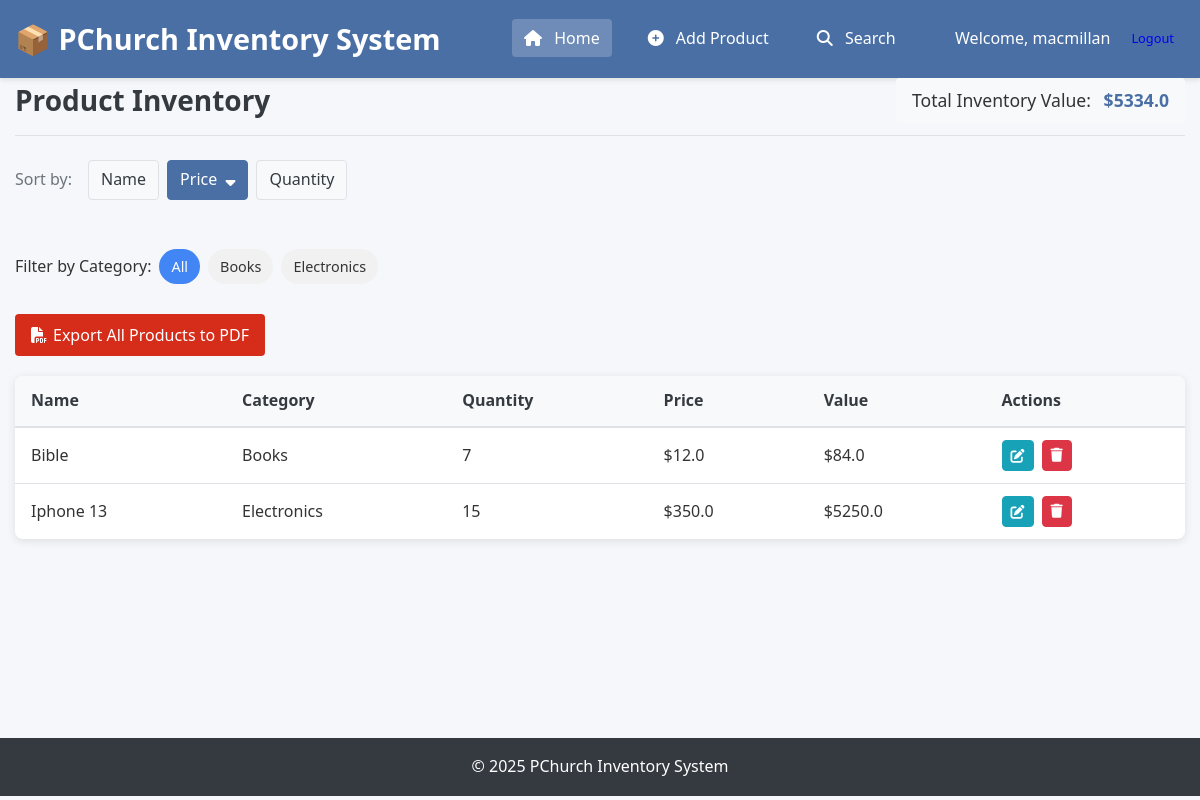
Page /?sort=price&category= (signed in) on the committed database.
### app/models.py (models this page shows, shortened)
class User(UserMixin, db.Model):
    __tablename__ = "users"
    id = db.Column(db.Integer, primary_key=True)
    username = db.Column(db.String(80), unique=True, nullable=False)
    password_hash = db.Column(db.String(256), nullable=False)
    @classmethod
    def get_by_id(cls, user_id):
        return cls.query.get(str(user_id))

class Product(db.Model):
    __tablename__ = "products"
    CATEGORIES = ["Electronics", "Clothing", "Food", "Books", "Other"]
    id = db.Column(db.Integer, primary_key=True)
    name = db.Column(db.String(100), nullable=False)
    quantity = db.Column(db.Integer, nullable=False)
    price = db.Column(db.Float, nullable=False)
    category = db.Column(db.String(50), nullable=False, default="Other")
    def get_value(self):
        return self.price * self.quantity
    @classmethod
    def get_all(cls):
        return cls.query.all()
    @classmethod
    def get_categories(cls):
        categories = db.session.query(cls.category).distinct().all()
        categories = [cat[0] for cat in categories]
        sorted_categories = sorted([c for c in categories if c != "Other"])
        if "Other" in categories:
            sorted_categories.append("Other")
        return sorted_categories

### app/routes.py (the view)
@app.route("/")
@login_required
def index():
    sort = request.args.get("sort", "name")
    category = request.args.get("category", "")
    if category:
        products = Product.get_by_category(category)
    else:
        products = Product.get_all()
    if sort == "price":
        products.sort(key=lambda p: float(p.price))
    elif sort == "quantity":
        products.sort(key=lambda p: int(p.quantity))
    else:  # Default to name
        products.sort(key=lambda p: p.name)
    total_value = sum(p.get_value() for p in products)
    categories = Product.get_categories()
    return render_template(
        "index.html",
        products=products,
        total_value=round(total_value, 2),
        sort=sort,
        category=category,
        categories=categories,
    )

### app/__init__.py (called while the page is built)
@login_manager.user_loader
def load_user(user_id):
    from app.models import User
    return User.get_by_id(user_id)

### app/templates/index.html (shortened to what this page needs)
{% extends 'base.html' %}
{% block content %}
<section class="page-header">
    <h2>Product Inventory</h2>
    <div class="total-value">
        <span>Total Inventory Value:</span>
        <strong>${{ total_value }}</strong>
    </div>
</section>
<section class="filters-container">
    <div class="sort-controls">
        <span>Sort by:</span>
        <a href="{{ url_for('index', sort='name', category=category) }}" class="sort-btn {% if sort == 'name' %}active{% endif %}">Name {% if sort == 'name' %}<i class="fas fa-sort-down"></i>{% endif %}</a>
        <a href="{{ url_for('index', sort='price', category=category) }}" class="sort-btn {% if sort == 'price' %}active{% endif %}">Price {% if sort == 'price' %}<i class="fas fa-sort-down"></i>{% endif %}</a>
        <a href="{{ url_for('index', sort='quantity', category=category) }}" class="sort-btn {% if sort == 'quantity' %}active{% endif %}">Quantity {% if sort == 'quantity' %}<i class="fas fa-sort-down"></i>{% endif %}</a>
    </div>
    <div class="category-filter">
        <span>Filter by Category:</span>
        <a href="{{ url_for('index', sort=sort) }}" class="category-btn {% if not category %}active{% endif %}">All</a>
        {% for cat in categories %}
        <a href="{{ url_for('index', sort=sort, category=cat) }}" class="category-btn {% if category == cat %}active{% endif %}">{{ cat }}</a>
        {% endfor %}
    </div>
    <div class="export-controls">
        {% if products %}
        {% if category %}
        <a href="{{ url_for('export_pdf', category=category) }}" class="btn btn-export" target="_blank">
            <i class="fas fa-file-pdf"></i> Export {{ category }} Products to PDF
        </a>
        {% else %}
        <a href="{{ url_for('export_pdf') }}" class="btn btn-export" target="_blank">
            <i class="fas fa-file-pdf"></i> Export All Products to PDF
        </a>
        {% endif %}
        {% endif %}
    </div>
</section>
{% if products %}
<div class="table-container">
    <table class="product-table">
        <thead>
            <tr>
                <th>Name</th>
                <th>Category</th>
                <th>Quantity</th>
                <th>Price</th>
                <th>Value</th>
                <th>Actions</th>
            </tr>
        </thead>
        <tbody>
            {% for product in products %}
            <tr>
                <td>{{ product.name }}</td>
                <td>{{ product.category }}</td>
                <td>{{ product.quantity }}</td>
                <td>${{ product.price }}</td>
                <td>${{ product.get_value() }}</td>
                <td class="actions">
                    <a href="{{ url_for('edit_product', id=product.id) }}" class="btn btn-edit" title="Edit">
                        <i class="fas fa-edit"></i>
                    </a>
                    <button class="btn btn-delete" title="Delete" onclick="confirmDelete({{ product.id }}, '{{ product.name }}')">
                        <i class="fas fa-trash"></i>
                    </button>
                </td>
            </tr>
            {% endfor %}
        </tbody>
    </table>
</div>
{% else %}
<div class="empty-state">
    <i class="fas fa-box-open fa-4x"></i>
    <p>No products in inventory yet.</p>
    <a href="{{ url_for('add_product') }}" class="btn btn-primary">Add Your First Product</a>
</div>
{% endif %}
{% endblock %}

### app/templates/base.html (shortened to what this page needs)
<!DOCTYPE html>
<html lang="en">
<head>
    <link rel="stylesheet" href="{{ url_for('static', filename='style.css') }}">
    <link rel="stylesheet" href="https://cdnjs.cloudflare.com/ajax/libs/font-awesome/6.4.0/css/all.min.css">
</head>
<body>
    <header>
        <div class="container">
            <h1>📦 PChurch Inventory System</h1>
            <nav>
                <ul>
                    <li><a href="{{ url_for('index') }}" {% if request.path == url_for('index') %}class="active"{% endif %}>
                        <i class="fas fa-home"></i> Home
                    </a></li>
                    <li><a href="{{ url_for('add_product') }}" {% if request.path == url_for('add_product') %}class="active"{% endif %}>
                        <i class="fas fa-plus-circle"></i> Add Product
                    </a></li>
                    <li><a href="{{ url_for('search') }}" {% if request.path == url_for('search') %}class="active"{% endif %}>
                        <i class="fas fa-search"></i> Search
                    </a></li>
                </ul>
            </nav>
            <div class="user-menu">
                {% if current_user.is_authenticated %}
                <span>Welcome, {{ current_user.username }}</span>
                <a href="{{ url_for('logout') }}" class="btn btn-small">Logout</a>
                {% endif %}
            </div>
        </div>
    </header>
    <main class="container">
        {% block content %}{% endblock %}
    </main>
    <footer>
        <div class="container">
            <p>&copy; 2025 PChurch Inventory System</p>
        </div>
    </footer>
</body>
</html>

### app/static/style.css (style rules this page uses)
:root { --primary-color: #4a6fa5; --secondary-color: #6c757d; --success-color: #28a745; --danger-color: #dc3545; --warning-color: #ffc107; --info-color: #17a2b8; --light-color: #f8f9fa; --dark-color: #343a40; --border-color: #dee2e6; --shadow-color: rgba(0, 0, 0, 0.1); }
* { margin: 0; padding: 0; box-sizing: border-box; }
body { font-family: 'Segoe UI', Tahoma, Geneva, Verdana, sans-serif; line-height: 1.6; color: #333; background-color: #f5f7fa; }
.container { width: 100%; max-width: 1200px; margin: 0 auto; padding: 0 15px; }
header { background-color: var(--primary-color); color: white; padding: 1rem 0; box-shadow: 0 2px 5px var(--shadow-color); }
header .container { display: flex; justify-content: space-between; align-items: center; }
header h1 { font-size: 1.8rem; font-weight: 600; }
nav ul { display: flex; list-style: none; }
nav ul li { margin-left: 1.5rem; }
nav ul li a { color: white; text-decoration: none; padding: 0.5rem 0.75rem; border-radius: 4px; transition: background-color 0.3s; }
nav ul li a:hover, nav ul li a.active { background-color: rgba(255, 255, 255, 0.2); }
nav ul li a i { margin-right: 0.5rem; }
main { padding: 2rem 0; min-height: calc(100vh - 140px); }
.page-header { display: flex; justify-content: space-between; align-items: center; margin-bottom: 1.5rem; padding-bottom: 0.75rem; border-bottom: 1px solid var(--border-color); }
.page-header h2 { font-size: 1.75rem; color: var(--dark-color); }
.total-value { background-color: var(--light-color); padding: 0.5rem 1rem; border-radius: 4px; font-size: 1.1rem; }
.total-value strong { color: var(--primary-color); margin-left: 0.5rem; }
.sort-controls { margin-bottom: 1.5rem; display: flex; align-items: center; }
.sort-controls span { margin-right: 1rem; color: var(--secondary-color); }
.sort-btn { padding: 0.4rem 0.75rem; margin-right: 0.5rem; border-radius: 4px; text-decoration: none; color: var(--dark-color); background-color: var(--light-color); border: 1px solid var(--border-color); transition: all 0.3s; }
.sort-btn:hover, .sort-btn.active { background-color: var(--primary-color); color: white; border-color: var(--primary-color); }
.sort-btn i { margin-left: 0.25rem; }
.table-container { overflow-x: auto; background-color: white; border-radius: 8px; box-shadow: 0 2px 10px var(--shadow-color); margin-bottom: 30px; }
.product-table { width: 100%; border-collapse: collapse; }
.product-table th, .product-table td { padding: 0.75rem 1rem; text-align: left; }
.product-table th { background-color: #f8f9fa; font-weight: 600; color: var(--dark-color); border-bottom: 2px solid var(--border-color); }
.product-table tr { border-bottom: 1px solid var(--border-color); }
.product-table tr:last-child { border-bottom: none; }
.actions { display: flex; gap: 0.5rem; }
.btn { display: inline-block; font-weight: 400; text-align: center; white-space: nowrap; vertical-align: middle; user-select: none; border: 1px solid transparent; padding: 0.375rem 0.75rem; font-size: 1rem; line-height: 1.5; border-radius: 0.25rem; transition: all 0.15s ease-in-out; cursor: pointer; text-decoration: none; }
.btn-edit, .btn-delete { padding: 0.25rem 0.5rem; font-size: 0.875rem; }
.btn-edit { color: #fff; background-color: var(--info-color); border-color: var(--info-color); }
.btn-delete { color: #fff; background-color: var(--danger-color); border-color: var(--danger-color); }
footer { background-color: var(--dark-color); color: white; padding: 1rem 0; text-align: center; }
.filters-container { margin-bottom: 20px; display: flex; flex-direction: column; gap: 15px; }
.category-filter { display: flex; align-items: center; flex-wrap: wrap; gap: 8px; margin-top: 10px; }
.category-btn { padding: 6px 12px; background-color: #f1f1f1; border-radius: 20px; color: #333; text-decoration: none; font-size: 0.9rem; transition: all 0.2s; }
.category-btn.active { background-color: #4285f4; color: white; }
.export-controls { margin-top: 15px; }
.btn-export { background-color: #d62c1a; color: white; padding: 8px 15px; border-radius: 4px; text-decoration: none; display: inline-flex; align-items: center; gap: 6px; transition: background-color 0.2s; }
.user-menu { display: flex; align-items: center; gap: 10px; }
.btn-small { padding: 5px 10px; font-size: 0.8rem; }

### rows in the picture
User: username "macmillan"
Product: name "Bible", category "Books", quantity "7", price "12.0", get_value "84.0"
Product: name "Iphone 13", category "Electronics", quantity "15", price "350.0", get_value "5250.0"

### other values in the picture
{{ total_value }} "5334.0"
{{ cat }} "Books" "Electronics"
